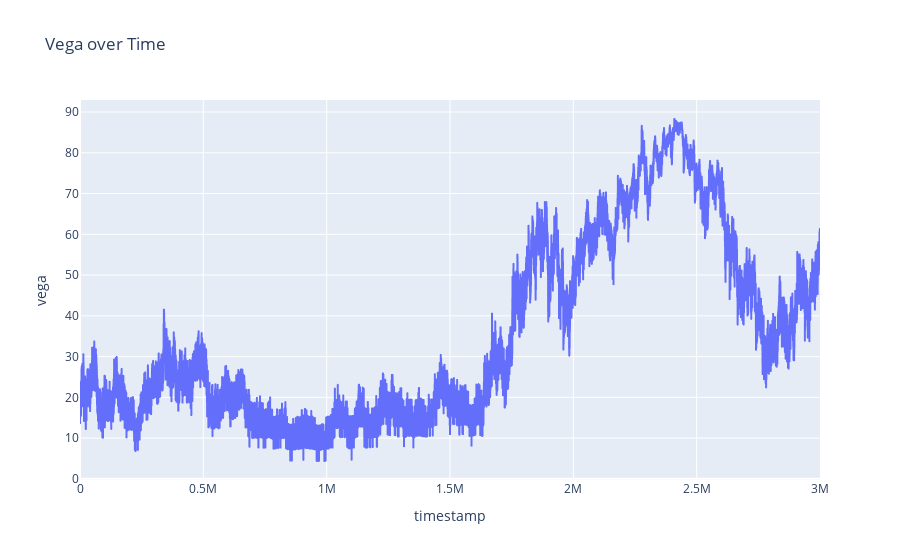

Notebook source saved alongside this figure:
### Code cell
fig = px.line(df_volcanic_rock_voucher_10000, x='timestamp', y='vega', title='Vega over Time')
fig.show()

### Figure 1 — Plotly figure (JSON) as saved in the notebook; plotly's stock layout.template omitted (floating-point values rounded to 4 significant figures; data arrays with more than 128 entries replaced by an {"elided": "..."} marker saying what was removed)
{"data": [{"hovertemplate": "timestamp=%{x}<br>vega=%{y}<extra></extra>", "legendgroup": "", "line": {"color": "#636efa", "dash": "solid"}, "marker": {"symbol": "circle"}, "mode": "lines", "name": "", "showlegend": false, "type": "scattergl", "x": {"elided": "30000 int values"}, "xaxis": "x", "y": {"elided": "30000 float values"}, "yaxis": "y"}], "layout": {"legend": {"tracegroupgap": 0}, "title": {"text": "Vega over Time"}, "xaxis": {"anchor": "y", "domain": [0, 1], "title": {"text": "timestamp"}}, "yaxis": {"anchor": "x", "domain": [0, 1], "title": {"text": "vega"}}}}
